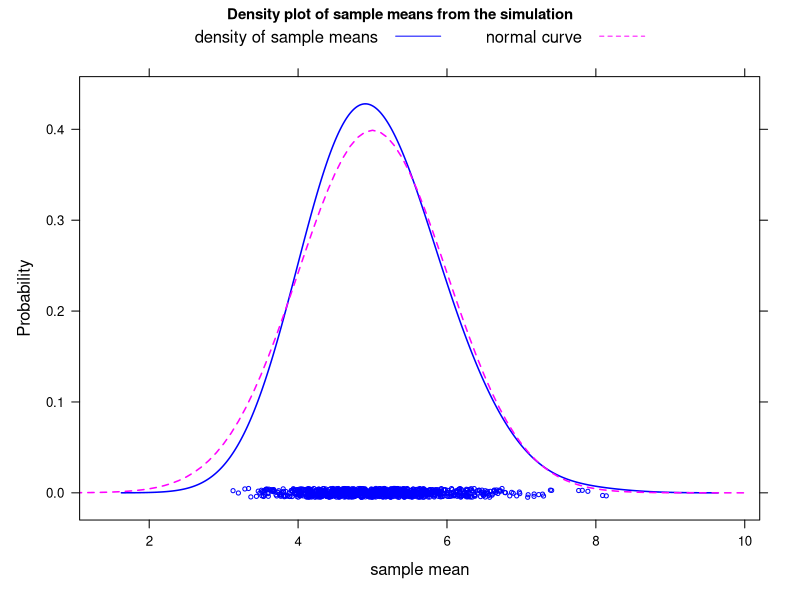
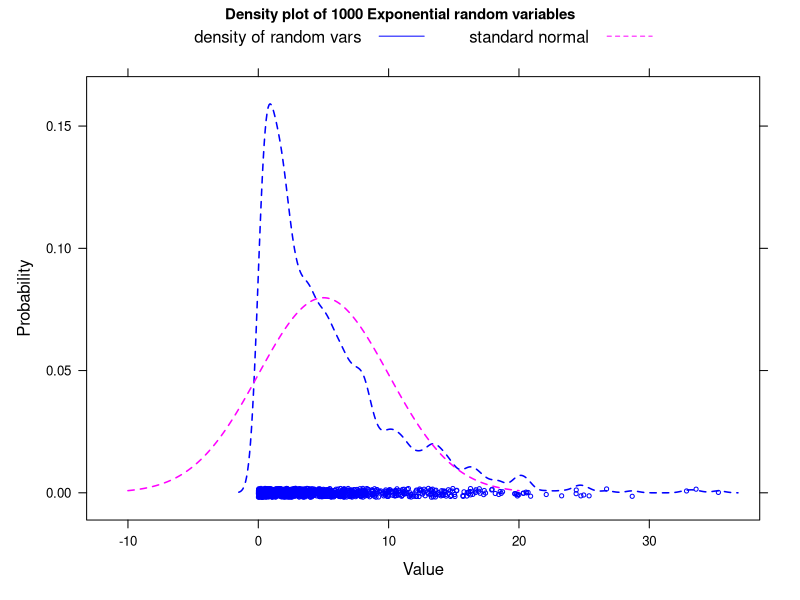
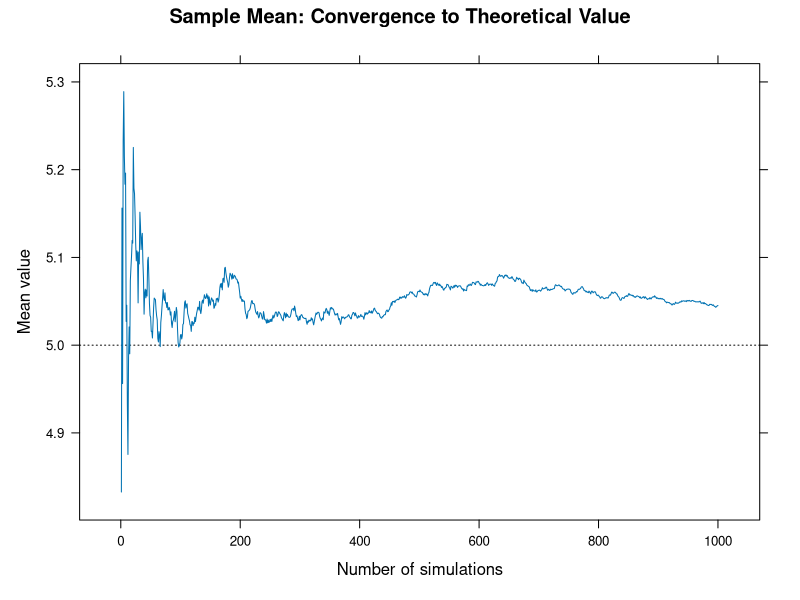
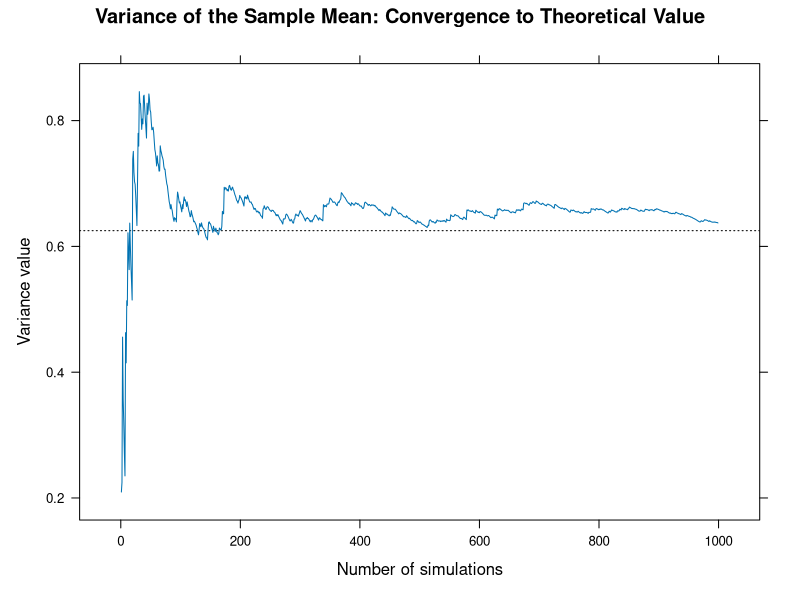

The R script that drew these images, in order:
## ---- chunk 1
knitr::opts_chunk$set(warning=FALSE, message=FALSE, echo=FALSE)
## ---- chunk 2
library(lattice)
## ---- chunk 3
# here are all the standard parameters. Can be tweaked for more further investigations
set.seed(10) # reprodicibility
lambda <- 0.2 # lambda for random samples
sim_size <- 1000 # simulation size
smpl_size <- 40 # sample size, each simulation
## ---- chunk 4
# create some empty vectors to fill with sim data
mn_smpl <- numeric(sim_size)
var_smpl <- numeric(sim_size)
# iterate over the random simulation and collect the results by vector index
for (i in 1:sim_size) {
smpl <- rexp(smpl_size, lambda)
mn_smpl[i] <- mean(smpl)
var_smpl[i] <- var(smpl)
}
# put everything in a data frame to make it easy to work with
sim_data <- data.frame(means = mn_smpl, variances = var_smpl, st_devs = sqrt(var_smpl))
## ---- chunk 5
stats <- list(sample_mean = mean(mn_smpl)
              , sample_variance = mean(var_smpl)
              , sample_st_dev = sqrt(mean(var_smpl)))
stats
## ---- chunk 6
densityplot(~means, sim_data, bw = .5, lwd = 1.5, cex = 0.5
            , panel = function(x,...) {
                panel.densityplot(x,..., col = "blue")
                x <- seq(0, 10, 0.1)
                y <- dnorm(x, mean = 5, sd = 1)
                panel.xyplot(x,y,..., type = "l", lty = 2, col = "magenta")               }
            , main = list(label = "Density plot of sample means from the simulation"
                    , cex = 0.9)
            , xlab = "sample mean"
            , ylab = "Probability"
            , key = list(text = list(
                c("density of sample means"
                , "normal curve"))
              , columns = 2
              , lines = list(
                  col = c("blue", "magenta")
                , lty = c(1,2))))
## ---- chunk 7
stats <- data.frame(
  theoretical_var = (1/lambda)^2/smpl_size
  , theoretical_sd = (1/lambda)/sqrt(smpl_size)
  , simulation_var = var(sim_data$means)
  , simulation_sd = sd(sim_data$means))
stats
## ---- chunk 8
densityplot(rexp(1000, lambda), bw = 0.5, lwd = 1.5, lty = 2, cex = 0.5
            , panel = function(x,...) {
                panel.densityplot(x,..., col = "blue")
                x <- seq(-10, 20, 0.1)
                y <- dnorm(x, mean = 1/lambda, sd = 1/lambda)
                panel.xyplot(x,y,..., type = "l", col = "magenta")   
            }
            , prepanel = function(x,...) { 
                list(xlim = c(-10, max(x))) 
            }
            , main = list(label = "Density plot of 1000 Exponential random variables"
                          , cex = 0.9)
            , xlab = "Value"
            , ylab = "Probability"
            , key = list(text = list(c("density of random vars", "standard normal")), columns = 2, lines = list(col = c("blue", "magenta"), lty = c(1,2))))
## ---- chunk 9
#mn_smpl[i] <- mean(smpl)
#var_smpl[i] <- var(smpl)
incr_mn <- cumsum(mn_smpl) / (1 : length(mn_smpl)) #incremental calc of means
xyplot(incr_mn ~ (1:length(incr_mn)), t = "l"
        , panel = function(...) {
            panel.abline(h=5, lty = "dotted", col = "black")
            panel.xyplot(...) 
            }
        , xlab = "Number of simulations"
        , ylab = "Mean value"
        , main = "Sample Mean: Convergence to Theoretical Value")

#incremental calculation of variances for means in vector sample.means
#variance needs at least two numbers
incr_vars <- numeric(length = sim_size - 1)
for (i in 1:length(incr_vars)) #variance needs at least two numbers
incr_vars[i] <- var(mn_smpl[1:(i+1)])
#plot the variance convergence to the theoretical value
xyplot(incr_vars ~ 1:length(incr_vars), t = "l"
      , panel = function(...) {
          panel.abline(h=((1/lambda)/sqrt(smpl_size))^2, lty = "dotted", col = "black")
          panel.xyplot(...) 
          }
      , xlab = "Number of simulations"
      , ylab = "Variance value"
      , main = "Variance of the Sample Mean: Convergence to Theoretical Value")

## ---- chunk 10
q68 <- mean(mn_smpl) + c(-1, 1) * 1 * sd(mn_smpl)
means68 <- mn_smpl[mn_smpl >= q68[1] & mn_smpl <= q68[2]]
sum(means68)/sum(mn_smpl)

q95 <- mean(mn_smpl) + c(-1, 1) * 1.96 * sd(mn_smpl)
means95 <- mn_smpl[mn_smpl >= q95[1] & mn_smpl <= q95[2]]
sum(means95)/sum(mn_smpl)

q99 <- mean(mn_smpl) + c(-1, 1) * 2.58 * sd(mn_smpl)
means99 <- mn_smpl[mn_smpl >= q99[1] & mn_smpl <= q99[2]]
sum(means99)/sum(mn_smpl)
